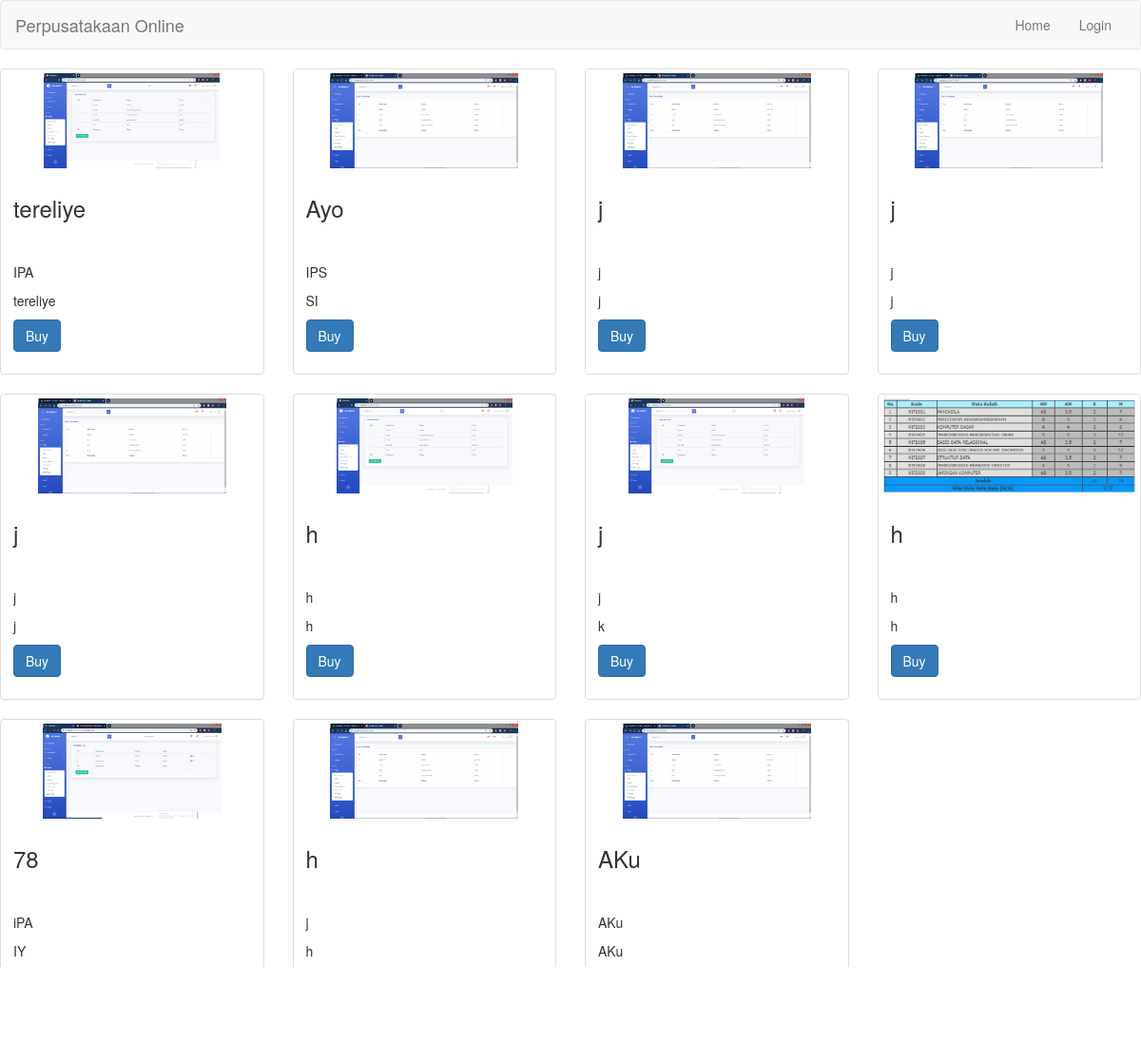
Screenshot of /index.php/welcome with the database file from the repository.
### tables this page shows
CREATE TABLE `daftar_buku` (
  `id` int(10) UNSIGNED NOT NULL,
  `nama_file` varchar(50) NOT NULL,
  `dokumen` varchar(50) NOT NULL,
  `judul_buku` varchar(255) NOT NULL,
  `id_kategori` varchar(10) NOT NULL COMMENT '1:IPA, 2:IPS, 3:BAHASA, 4:BUKU UJIAN, 5:LAINNYA',
  `pengarang_buku` varchar(255) NOT NULL,
  `penerbit_buku` varchar(255) NOT NULL,
  `jumlah_halaman` int(11) NOT NULL
);

### application/controllers/Welcome.php (called while the page is built, shortened)
<?php if ( ! defined('BASEPATH')) exit('No direct script access allowed');
class Welcome extends CI_Controller {
  public function __construct()
  {
    $this->load->model('model_upldgbr');
  }
  public function index()
  {
    $data['daftar_buku'] = $this->model_upldgbr->all();
    $this->load->view('system_view/welcome_message', $data);
  }
}

### index.php (called while the page is built, shortened)
<?php
require_once BASEPATH.'core/CodeIgniter.php';

### application/models/Model_upldgbr.php (called while the page is built, shortened)
<?php
class Model_upldgbr extends CI_Model {
 public function all(){
    $query = $this->db->get('daftar_buku');
    if($query->num_rows() > 0){
        return $query->result();
    } else {
        return array();
    }
}
}
?>

### application/views/system_view/welcome_message.php (the view, shortened to what this page needs)
<!DOCTYPE html>
<html lang="en">
  <head>
    <link rel="stylesheet" href="//maxcdn.bootstrapcdn.com/bootstrap/3.3.1/css/bootstrap.min.css" />
  </head>
  <body>
    <div class="row">
      <?php foreach($daftar_buku as $buku) : ?>
      <div class="col-sm-3 col-md-3">
      <div class="thumbnail">
            <img src="<?=base_url()?>uploads/<?=$buku->nama_file;?>" style="max-width: 100%; max-height:100%; height:100px">
        <div class="caption">
        <h3 style="min-height:60px;"><?=$buku->judul_buku?></h3>
        <p><?=$buku->id_kategori?><p>
        <p><?=$buku->pengarang_buku?></p>
        <p>
          <?=anchor('welcome/add_to_cart/' . $buku->id, 'Buy' , [
            'class'  => 'btn btn-primary',
            'role'  => 'button'
          ])?>
        </p>
        </div>
      </div>
      </div>
      <?php endforeach; ?>
    </div>
  </body>
</html>

### rows the page displays
daftar_buku: nama_file (picture), judul_buku "tereliye", id_kategori "IPA", pengarang_buku "tereliye", id "Buy"
daftar_buku: nama_file (picture), judul_buku "Ayo", id_kategori "IPS", pengarang_buku "SI", id "Buy"
daftar_buku: nama_file (picture), judul_buku "j", id_kategori "j", pengarang_buku "j", id "Buy"
daftar_buku: nama_file (picture), judul_buku "j", id_kategori "j", pengarang_buku "j", id "Buy"
daftar_buku: nama_file (picture), judul_buku "j", id_kategori "j", pengarang_buku "j", id "Buy"
daftar_buku: nama_file (picture), judul_buku "h", id_kategori "h", pengarang_buku "h", id "Buy"
daftar_buku: nama_file (picture), judul_buku "j", id_kategori "j", pengarang_buku "k", id "Buy"
daftar_buku: nama_file (picture), judul_buku "h", id_kategori "h", pengarang_buku "h", id "Buy"
daftar_buku: nama_file (picture), judul_buku "78", id_kategori "iPA", pengarang_buku "IY"
daftar_buku: nama_file (picture), judul_buku "h", id_kategori "j", pengarang_buku "h"
daftar_buku: nama_file (picture), judul_buku "AKu", id_kategori "AKu", pengarang_buku "AKu"

### other values shown
anchor(base_url(), 'Perpusatakaan Online', ['class'=>'navbar-brand']) "Perpusatakaan Online"
anchor(base_url(), 'Home') "Home"
anchor('auth', 'Login') "Login"
